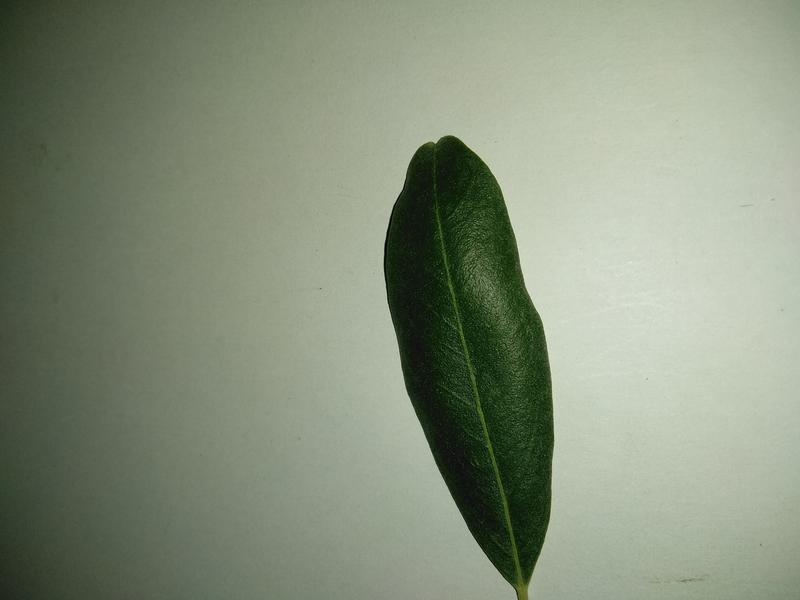
#> input picture dataset/healthy/A593.jpg, 800 x 600 px, found by its file name
$ jupyter execute --allow-errors '2. Data Preprocessing.ipynb'
#> lines starting #> are read from the running program, lines starting #| are printed output that depends on the picture
<hr>

 *PART II: Data Analysis*

 <a id='preprocessing'></a>
# Data Preprocessing

The process of analyzing the dataset involves some Preprocessing before building the model itself. The goals in this stage are the following:

Objectives:

- Take a look at a sample of our data to get an idea of what the data in each class looks like
- Check for any class imbalance in terms of the number of images we have
- Ensure the size of the images across the three classes is consistent

### Set up

[cell 1]
## IMPORT LIBRARIES ##

import numpy as np #numpy for

import pandas as pd # pandas

from matplotlib import pyplot as plt # matplot library
import seaborn as sns

[cell 2]
## IMPORT LIBRARIES ##

import os
from matplotlib import image as mpimg
from random import randint
from PIL import Image
from skimage.io import imread, imshow
import warnings
warnings.filterwarnings('ignore')

##########

[cell 3]
## Load the image directories ##

dir = '/Users/raghadibrahim/Desktop/Olive-Tree-Disease-Detection/dataset' # paste your folder directory

# returns a list containing the names of the images in the `healthy` folder
training_healthy_data= os.listdir(dir + '/training/healthy') # training dataset
testing_healthy_data = os.listdir(dir + '/training/healthy') # testing dataset

# returns a list containing the names of the images in the `aculus olearius` folder
training_aculus_data= os.listdir(dir + '/training/aculus_olearius') # training dataset
testing_aculus_data = os.listdir(dir + '/training/aculus_olearius') # testing dataset

# returns a list containing the names of the images in the `peacock spot` folder
#> (the rest of this cell did not finish here and is left out)

[cell 4]
training_dir = {
    'Healthy Leaves': os.path.join(dir, 'training/healthy'), # Path to the directory containing the Healthy Leaves dataset
    'Aculus Olearius Leaves': os.path.join(dir, 'training/aculus_olearius'), # Path to the directory containing images with Aculus Olearius Leaves
    'Peacock Spot Leaves': os.path.join(dir, 'training/peacock_spot') # Path to the directory containing images with Peacock Spot Leaves
}

testing_dir = {
    'Healthy Leaves': os.path.join(dir, 'testing/healthy'), # Path to the directory containing the Healthy Leaves dataset
    'Aculus Olearius Leaves': os.path.join(dir, 'testing/aculus_olearius'), # Path to the directory containing images with Aculus Olearius Leaves
    'Peacock Spot Leaves': os.path.join(dir, 'testing/peacock_spot') # Path to the directory containing images with Peacock Spot Leaves
}

#> (the rest of this cell did not finish here and is left out)

---

<a id='3.1'></a>
## A First Look At The Data

We can start off by taking a look at the data we are working with. Again, the dataset constitutes of thousands images for each of the three states of an olive leaf that we are trying to detect: a healthy leaf, a leaf infected with Aculus Olearius, and a leaf infected with Peacock Spot Disease so we expect to see three categories of leaves.

To do this, we will display a small sample of each class to get an idea of the images in that group. This can be done through generating a random sample of the images from each of the three classes, starting with the healthy leaves followed by leaves infected with Aculus olearius disease and finally leaves infected with peacock spot disease.

[cell 5]
# Sanity check

training_dir, testing_dir

Now we can create a nested for-loop to iterate across our dataset

#> (a cell that did not finish here is left out)

### Obsevations:

1. We see that the leaves display a visible difference to the human eye with healthy leaves looking, well, healthy as opposed to leaves with Aculus Olearius Infected Leaves which are visibly more wrinkly and the peacock spot leaves looking more yellowing with the distinctive spots.
2. The leaves are oriented differently across the dataset
3. The backgrounds are not consistent
4. The shadows and image lighting are not consistent

All of these are concerns that we will address in the EDA stage.

<a id='3.2'></a>
## Identifying Image Imbalance

The next step is to identify whether our dataset has any class imbalance in terms of the number of images each one has. To do this, we’re going to find the number of images assigned to each class and plot them in a bar chart to easily identify any imbalance. Imbalance could result in poor performance for the class with less representation, impacting overall performance of the models later on.

[cell 7]
# Sanity check

training_dir, testing_dir

We can start off with plotting the number of images in each class for the training dataset.

[cell 8]
# Find the number of images in each class

training_leng = [len(training_dir['Healthy Leaves']), len(training_dir['Aculus Olearius Leaves']), len(training_dir['Peacock Spot Leaves'])]


## Plot the number of images for each class using a bar chart

plt.bar(training_dir.keys(), training_leng , width = .5)  # (x,y) = (class name, mumber of images)
plt.title("Number of Images in the Training Dataset")  # Title of the plot
plt.ylabel('# of Images')  # Label for the y-axis
plt.show()  # Displays the plot
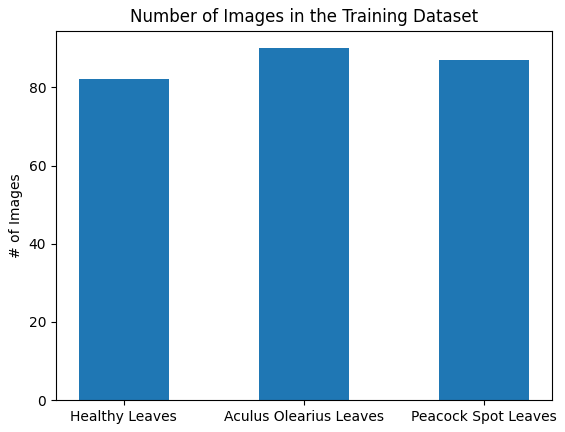
#> figure drawn by matplotlib, 1 panel; tallest bar 90 high, from x = 0.75 to 1.25

####

[cell 9]
# Find the number of images in each class

testing_leng = [len(testing_dir['Healthy Leaves']), len(testing_dir['Aculus Olearius Leaves']), len(testing_dir['Peacock Spot Leaves'])]


## STEP 3: Plot the number of images for each class using a bar chart ##

plt.bar(testing_dir.keys(), testing_leng , width = .5)  # (x,y) = (class name, mumber of images)
plt.title("Number of Images in the Testing Dataset")  # Title of the plot
plt.ylabel('# of Images')  # Label for the y-axis
plt.show()  # Displays the plot
#> figure, not shown here; tallest bar 89 high, from x = 0.75 to 1.25
#> further down, img is the input picture: shape (600, 800, 3); mean R, G, B 134.2, 144.1, 123.8
#> `plt.show()`:
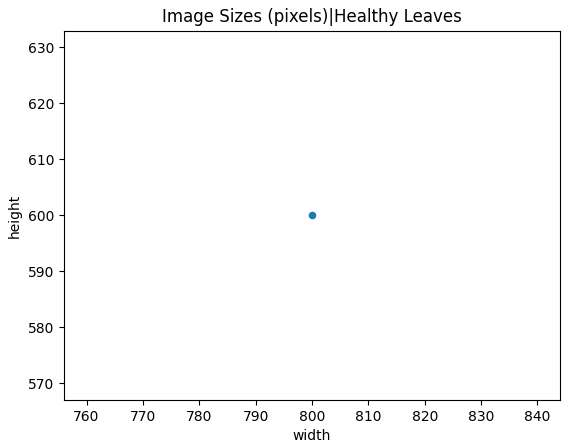
#> figure drawn by matplotlib, 1 panel
#> pass 2 of the loop `for name, directory in training_dir.items():`:
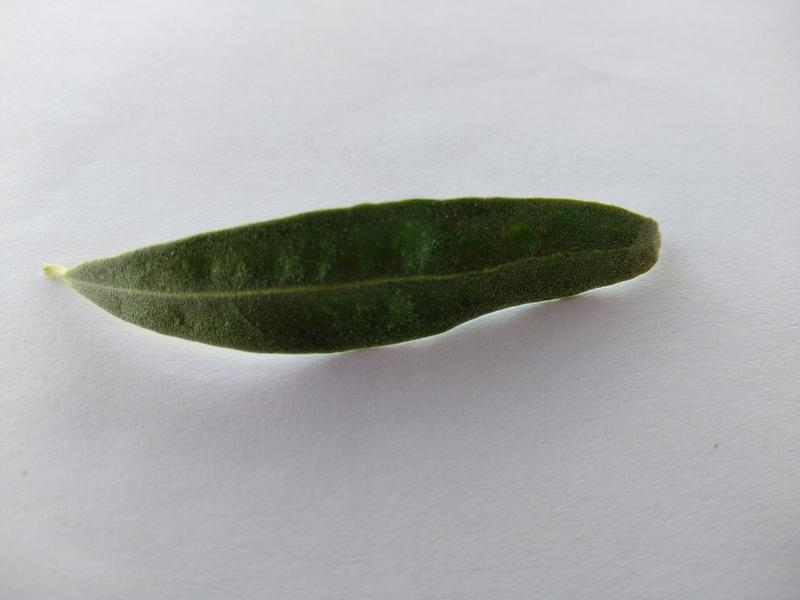
#> input picture dataset/aculus_olearius/112.jpg, 800 x 600 px, found by its file name
#> img is the input picture: shape (600, 800, 3); mean R, G, B 171.2, 172.5, 172.1
#> `plt.show()`:
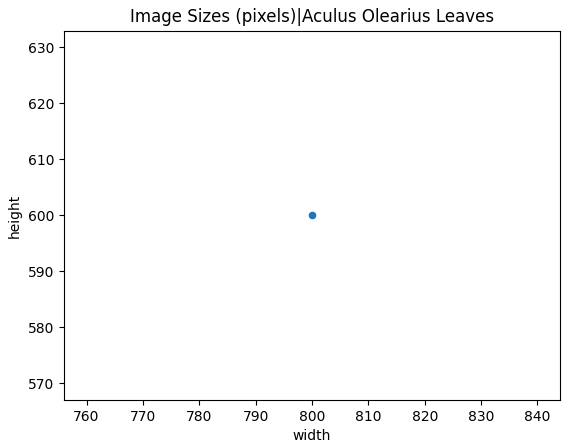
#> figure drawn by matplotlib, 1 panel

### Observations:

- We have a clear imbalance in the dataset with significantly more images in Class 2 followed by Class 0 and then Class 1 which falls slighly below Class 0. This could affect the training phase of the predictive models considering we do not have as much data to train for the second classc to train it on.

[cell 10]
# Creating a DataFrame from the counts
df_counts = pd.DataFrame([training_leng, testing_leng], index=['Training', 'Testing'])

df_counts

---

<a id='3.3'></a>
## Plotting Image Size

It is important that we maintain a consistent image size throughout the different classes in our dataset to avoid mismatched matrices when we start modeling. We can visualize the raw image size in each class using a scatter plot as seen below.

[cell 11]
training_dir, testing_dir

#> (a cell that did not finish here is left out)
